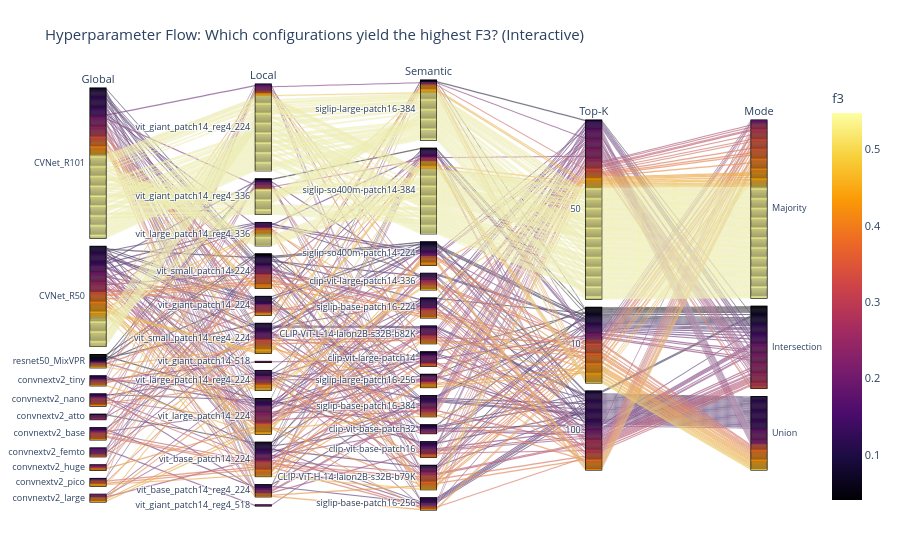

The code cell stored with this chart in its notebook:
### Code cell
import plotly.express as px

# 1. Clean up strings for the plot labels
df['Global'] = df['global_bb'].str.replace(r'.\weights\CVPR2022_', '', regex=False).str.replace(r'.pyth', '', regex=False)
df['Local'] = df['local_bb'].str.replace(r'_dinov2.lvd142m', '', regex=False)
df['Semantic'] = df['sem_bb'].str.split('/').str[-1]
df['Top-K'] = df['top_k'].astype(str)
df['Mode'] = df['mode'].str.capitalize()

# 2. Sample the data so the browser doesn't crash (take Top 500 and a random 2000)
top_500 = df.nlargest(100, 'f3')
random_sample = df.sample(200)
plot_df = pd.concat([top_500, random_sample]).drop_duplicates()

# 3. Create the Interactive Parallel Categories plot
fig = px.parallel_categories(
    plot_df,
    dimensions=['Global', 'Local', 'Semantic', 'Top-K', 'Mode'],
    color="f3",
    color_continuous_scale=px.colors.sequential.Inferno,
    title="Hyperparameter Flow: Which configurations yield the highest F3? (Interactive)"
)

# 4. Tweak visual aesthetics
fig.update_layout(
    margin=dict(l=50, r=50, b=50, t=80),
    font=dict(size=11)
)

# Display the interactive plot in the notebook
fig.show()

### Figure 1 — Plotly figure (JSON) as saved in the notebook; plotly's stock layout.template omitted (floating-point values rounded to 4 significant figures; data arrays with more than 128 entries replaced by an {"elided": "..."} marker saying what was removed)
{"data": [{"dimensions": [{"label": "Global", "values": {"elided": "300 str values"}}, {"label": "Local", "values": {"elided": "300 str values"}}, {"label": "Semantic", "values": {"elided": "300 str values"}}, {"label": "Top-K", "values": {"elided": "300 str values"}}, {"label": "Mode", "values": {"elided": "300 str values"}}], "domain": {"x": [0, 1], "y": [0, 1]}, "line": {"color": {"elided": "300 float values"}, "coloraxis": "coloraxis"}, "name": "", "type": "parcats"}], "layout": {"autosize": true, "coloraxis": {"colorbar": {"title": {"text": "f3"}}, "colorscale": [[0, "#000004"], [0.1111, "#1b0c41"], [0.2222, "#4a0c6b"], [0.3333, "#781c6d"], [0.4444, "#a52c60"], [0.5556, "#cf4446"], [0.6667, "#ed6925"], [0.7778, "#fb9b06"], [0.8889, "#f7d13d"], [1, "#fcffa4"]]}, "font": {"size": 11}, "legend": {"tracegroupgap": 0}, "margin": {"b": 50, "l": 50, "r": 50, "t": 80}, "title": {"text": "Hyperparameter Flow: Which configurations yield the highest F3? (Interactive)"}}}
